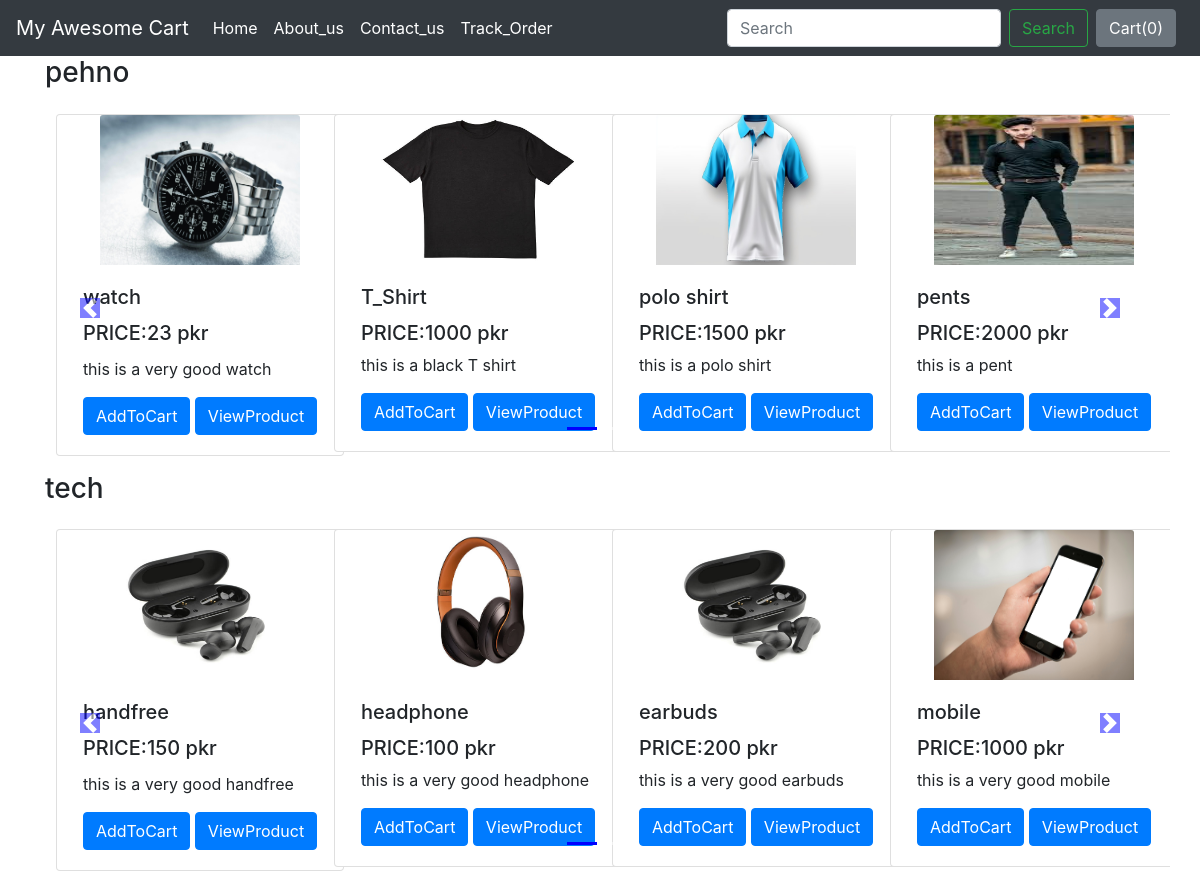
The page / on the database its author committed.
### shop/models.py (models this page shows)
class Products (models.Model):
    product_name=models.CharField(max_length=50,default='')
    product_category=models.CharField(max_length=50,default='')
    product_price= models.IntegerField(default=0)
    product_desc=models.CharField(max_length=200,default='')
    product_pub_date=models.DateField()
    product_image=models.ImageField(upload_to='shop/images',default='')
    def __str__(self):
        return self.product_name

### shop/views.py (the view)
# urls.py: 2. Add a URL to urlpatterns:  path('', views.home, name='home')
def home (request):
    categories=Products.objects.values('product_category').distinct()
    prod=[]
    for category in categories:
        category=category['product_category']
        product=Products.objects.filter(product_category=category)
        l1 = len(product)
        slides = (l1 // 4) + ceil((l1 / 4) - (l1 // 4))
        range_1 = range(1, slides)
        a=[product,range_1]
        prod.append([product,range_1])
        print(slides)
    print(prod)
    return render(request,'shop/home.html',{'prod':prod})

### shop/templates/shop/home.html (shortened to what this page needs)
{% extends 'shop/base.html' %}
{% block body %}
<div class="container" >
  {% for products,range in prod %}
  <h3>{{products.0.product_category}}</h3>
    <div class="row">
<div id="demo{{ forloop.counter }}" class="carousel slide my-3 " data-ride="carousel">
    <ul class="carousel-indicators">
      <li data-target="#demo{{ forloop.counter }}" data-slide-to="0" class="active"></li>
      {% for i in range %}
      <li data-target="#demo{{ forloop.parent.counter }}" data-slide-to='{{i}}' ></li>
        {% endfor %}
    </ul>
    <div class="container carousel-inner no-padding">
      <div class="carousel-item active">
        <div class="col-xs-3 col-sm-3 col-md-3">
          <div class="card align-items-center" style="width: 18rem;">
            <img src='{{products.0.product_image.url}}' class="card-img-top" alt="...">
            <div class="card-body">
                <h5 class="card-title" id="name{{products.0.id}}">{{products.0.product_name}}</h5>
                <h5 class="card-title" id="price{{products.0.id}}">PRICE:{{products.0.product_price}} pkr</h5>
                <p class="card-text">{{products.0.product_desc}}</p>
                <span class="mine" id="full_button{{products.0.id}}">
                <button id="pt{{products.0.id}}"  class="btn btn-primary cart">AddToCart</button>
                </span>
                <a href="productview/{{products.0.id}}">
                <button id="qt{{products.0.id}}" class="btn btn-primary carting">ViewProduct</button></a>
            </div>
          </div>
       </div>
        {% for i in products|slice:"1:" %}
        <div class="col-xs-3 col-sm-3 col-md-3">
          <div class="card align-items-center" style="width: 18rem;">
            <img src='{{i.product_image.url}}' class="card-img-top" alt="...">
            <div class="card-body">
              <h5 class="card-title" id="name{{i.id}}">{{ i.product_name }}</h5>
              <h5 class="card-text" id="price{{i.id}}">PRICE:{{ i.product_price }} pkr</h5>
              <p class="card-text">{{ i.product_desc }}</p>
                <span class="mine" id="full_button{{i.id}}">
              <button id="pt{{i.id}}" class="btn btn-primary cart">AddToCart</button>
                </span>
                <a href="productview/{{i.id}}">
                <button id="qt{{i.id}}" class="btn btn-primary carting">ViewProduct</button></a>
            </div>
          </div>
        </div>
        {% if forloop.counter|add:"1"|divisibleby:4 and not forloop.last %}
         </div> <div class="carousel-item">
        {% endif %}
        {% endfor %}
      </div>
      </div>
    </div>
    <a class="carousel-control-prev" href="#demo{{forloop.counter}}" data-slide="prev">
        <span class="carousel-control-prev-icon"></span>
    </a>
    <a class="carousel-control-next" href="#demo{{forloop.counter}}" data-slide="next">
        <span class="carousel-control-next-icon"></span>
    </a>
    </div>
      {% endfor %}
</div>
{% endblock %}

### shop/templates/shop/base.html (shortened to what this page needs)
<!doctype html>
<html lang="en">
  <head>
    <link rel="stylesheet" href="https://stackpath.bootstrapcdn.com/bootstrap/4.2.1/css/bootstrap.min.css">
  </head>
  <body>
  {% load static %}
    <nav class="navbar navbar-expand-lg navbar-dark bg-dark">
  <a class="navbar-brand" href="#">My Awesome Cart</a>
  <div class="collapse navbar-collapse" id="navbarSupportedContent">
    <ul class="navbar-nav mr-auto">
      <li class="nav-item active">
        <a class="nav-link" href="/shop">Home <span class="sr-only">(current)</span></a>
      </li>
      <li class="nav-item active">
        <a class="nav-link" href="/shop/about">About_us <span class="sr-only">(current)</span></a>
      </li>
      <li class="nav-item active">
        <a class="nav-link" href="/shop/contact">Contact_us<span class="sr-only">(current)</span></a>
      </li>
      <li class="nav-item active">
        <a class="nav-link" href="/shop/tracker">Track_Order<span class="sr-only">(current)</span></a>
      </li>
    </ul>
    <form action="/search" method="get" class="form-inline my-2 my-lg-0">
      <input class="form-control mr-sm-2" type="search" placeholder="Search" aria-label="Search" name="Search">
      <button class="btn btn-outline-success my-2 my-sm-0" type="submit">Search</button>
    </form>
      <button type="button" class="btn btn-secondary mx-2"
        data-container="body"
        data-toggle="popover"
        data-placement="bottom"
        data-content="Bottom popover"
        id="pop"
      data-html="true"
      >
  Cart(<span id="cart">0</span>)
</button>
  </div>
</nav>
  {% block body %} {% endblock %}
  </body>
</html>

### rows shown on the page
Products: product_category "pehno", product_image (picture), product_name "watch", product_price "23", product_desc "this is a very good watch"
Products: product_image (picture), product_name "T_Shirt", product_price "1000", product_desc "this is a black T shirt"
Products: product_image (picture), product_name "polo shirt", product_price "1500", product_desc "this is a polo shirt"
Products: product_image (picture), product_name "pents", product_price "2000", product_desc "this is a pent"
Products: product_category "tech", product_image (picture), product_name "handfree", product_price "150", product_desc "this is a very good handfree"
Products: product_image (picture), product_name "headphone", product_price "100", product_desc "this is a very good headphone"
Products: product_image (picture), product_name "earbuds", product_price "200", product_desc "this is a very good earbuds"
Products: product_image (picture), product_name "mobile", product_price "1000", product_desc "this is a very good mobile"
